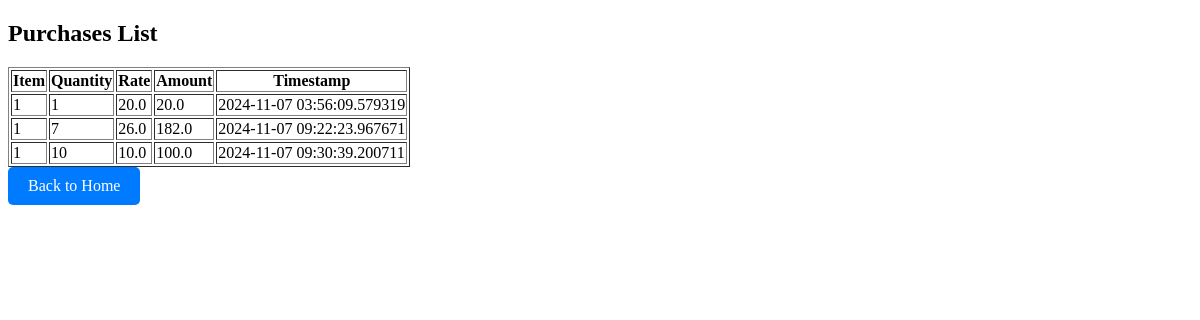
The app's page /purchases with its own data.
### models.py (models this page shows)
class Purchase(db.Model):
    id = db.Column(db.Integer, primary_key=True)
    timestamp = db.Column(db.DateTime, default=datetime.utcnow)
    item_id = db.Column(db.Integer, db.ForeignKey('item.id'), nullable=False)
    qty = db.Column(db.Integer, nullable=False)
    rate = db.Column(db.Float, nullable=False)
    amount = db.Column(db.Float, nullable=False)

### app.py (the view)
@app.route('/purchases')
def view_purchases():
    purchases = Purchase.query.all()
    return render_template('view_purchases.html', purchases=purchases)

### templates/view_purchases.html (shortened to what this page needs)
<!DOCTYPE html>
<html lang="en">
<head>
</head>
<body>
    <h2>Purchases List</h2>
    <table border="1">
        <tr>
            <th>Item</th>
            <th>Quantity</th>
            <th>Rate</th>
            <th>Amount</th>
            <th>Timestamp</th>
        </tr>
        {% for purchase in purchases %}
        <tr>
            <td>{{ purchase.item_id }}</td>
            <td>{{ purchase.qty }}</td>
            <td>{{ purchase.rate }}</td>
            <td>{{ purchase.amount }}</td>
            <td>{{ purchase.timestamp }}</td>
        </tr>
        {% endfor %}
    </table>
    <a href="{{ url_for('index') }}" class="button">Back to Home</a>
</body>
</html>

### templates/view_purchases.html (style rules this page uses)
.button { display: inline-block; padding: 10px 20px; font-size: 16px; color: white; background-color: #007BFF; border: none; border-radius: 5px; text-decoration: none; text-align: center; transition: background-color 0.3s; }

### records on screen
Purchase: item_id "1", qty "1", rate "20.0", amount "20.0", timestamp "2024-11-07 03:56:09.579319"
Purchase: item_id "1", qty "7", rate "26.0", amount "182.0", timestamp "2024-11-07 09:22:23.967671"
Purchase: item_id "1", qty "10", rate "10.0", amount "100.0", timestamp "2024-11-07 09:30:39.200711"
